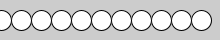
Frame 1 (no input)
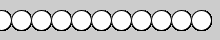
Frame 60 (the mouse pressed at the canvas centre just before this capture)
Frame 120 (the mouse held since frame 60 and released just before this capture): identical to frame 60, image omitted

The Processing sketch that drew these frames (run headless with seeded random() and noise(); from frame 60 on, the mouse is pressed at the canvas centre):

// Processing sketch: Day_2A
// ── Day_2A.pde
/* Day 2 Technical Sketches, Part A
   Intro Digital Media Programming FA14
   Ben Taylor                            */

// Use a loop to make this code more efficient.

void setup() {
   size(220, 40);
   background(204);

}

void draw(){
 for(float i=1;i<=220;i=i+20){
  ellipse(i,20,20,20);
}
 
  //line(x, 0, x, height); 
   
  //ellipse(20,20,20,20);
  //ellipse(40,20,20,20);
  //ellipse(60,20,20,20);
  //ellipse(80,20,20,20);
  //ellipse(100,20,20,20);
  //ellipse(120,20,20,20);
  //ellipse(140,20,20,20);
  //ellipse(160,20,20,20);
  //ellipse(180,20,20,20);
  //ellipse(200,20,20,20);
   
   
}
